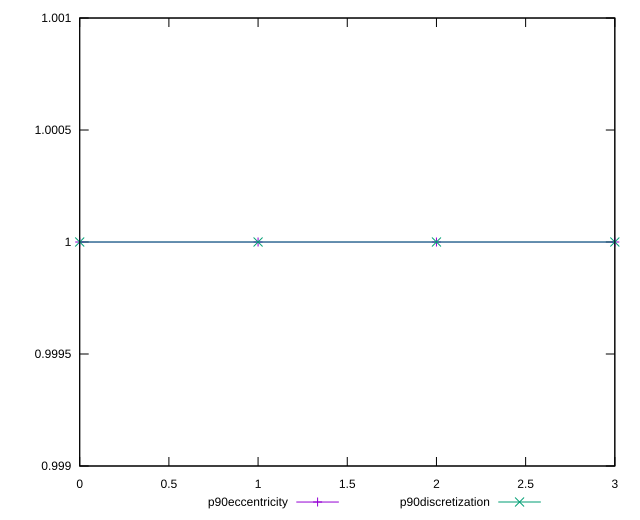

This chart was generated by the following gnuplot code:
reset

$p90Eccentricity <<EOF
0 0.9999999999999992
1 1.0000000000000002
2 0.9999999999999992
3 1.0000000000000002
EOF

$p90Discretization <<EOF
0 1
1 1
2 1
3 1
EOF

set key outside below
set xrange [0:3]
set yrange [0.9989999999999992:1.0010000000000001]
set trange [0.9989999999999992:1.0010000000000001]
set terminal svg size 640, 520 enhanced background rgb 'white'
set output "report/report_00029_2021-02-24T13-36-40.390Z/largest-contentful-paint/progression/eccentricity.svg"

plot $p90Eccentricity title "p90eccentricity" with linespoints, \
     $p90Discretization title "p90discretization" with linespoints

reset
